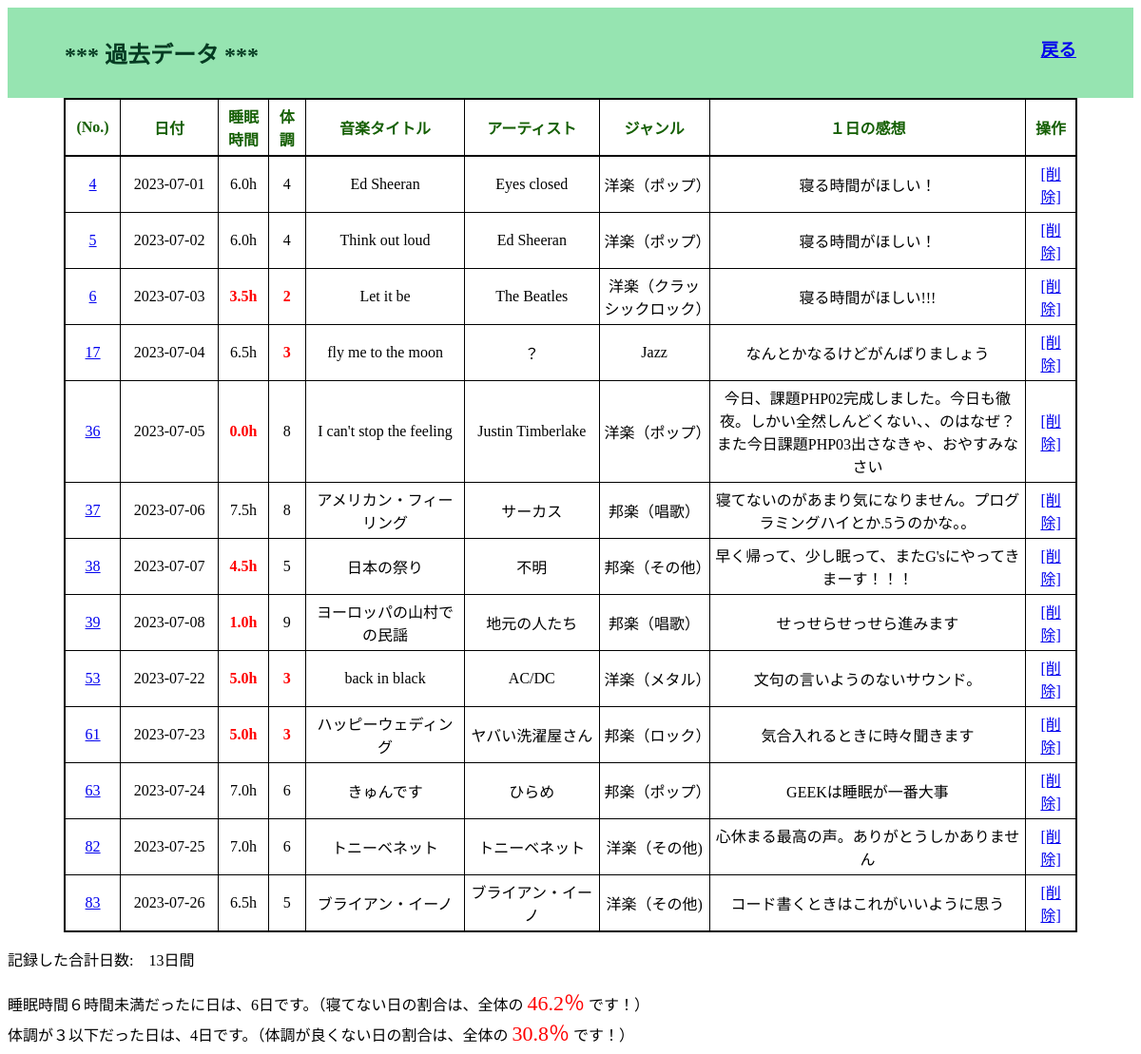
/php_kadai_05/select.php (signed in), run on the app's committed database.
### tables this page shows
CREATE TABLE IF NOT EXISTS `gs_bm_table` (
`id` int(11) NOT NULL,
  `date` date NOT NULL,
  `name` varchar(64) NOT NULL,
  `sleep_time` decimal(2,1) NOT NULL,
  `today_condition` int(12) NOT NULL,
  `music_title` varchar(128) NOT NULL,
  `artist` varchar(128) NOT NULL,
  `music_mood` varchar(128) NOT NULL,
  `content` text NOT NULL
);

### php_kadai_05/select.php (the view, shortened to what this page needs)
<!DOCTYPE html>
<html lang="ja">
<head>
  <link rel="stylesheet" href="style1.css">
</head>
<body>
<?php
$pdo = db_conn();
$stmt = $pdo->prepare('SELECT * FROM gs_bm_table');
$status = $stmt->execute();
if ($status == false) {
    sql_error($stmt);
} else {
    echo '<header><div class="header"><h2>*** 過去データ ***</h2><a href="menu.php"><h3>戻る</h3></a></header>';
    echo '<table style="width: 90%;" border="1">';
    echo '<tr>';
    echo '<th class="field" style="width: 20px;">(No.)</th>';
    echo '<th class="field" style="width: 70px;">日付</th>';
    echo '<th class="field" style="width: 30px;">睡眠時間</th>';
    echo '<th class="field" style="width: 20px;">体調</th>';
    echo '<th class="field" style="width: 120px;">音楽タイトル</th>';
    echo '<th class="field" style="width: 100px;">アーティスト</th>';
    echo '<th class="field" style="width: 80px;">ジャンル</th>';
    echo '<th class="field" style="width: 250px;">１日の感想</th>';
    echo '<th class="field" style="width: 30px;">操作</th>';
    echo '</tr>';
    $sleep_time_count = 0;
    $today_condition_count = 0;
    while ($r = $stmt->fetch(PDO::FETCH_ASSOC)) {
      echo '<tr>';
      if ($_SESSION['kanri_flg'] == 1) {
          echo '<td><a href="detail.php?id=' . $r['id'] . '">' . $r['id'] . '</a></td>';
      } else {
          echo '<td>' . $r['date'] . '</td>';
      }
      echo  '<td>' . $r['date'] . '</td>';
      if ($r['sleep_time'] < 6) {
        $sleep_time_count ++;
          echo '<td class="sleep-time">' . $r['sleep_time'] . 'h</td>';
      } else {
            echo '<td>' . $r['sleep_time'] . 'h</td>';
      }
      if ($r['today_condition'] <= 3) {
        $today_condition_count ++;
          echo '<td class="condition"><strong>' . $r['today_condition'] . '</strong></td>';
      } else {
          echo '<td>' . $r['today_condition'] . '</td>';
      }
      echo '<td>' . $r['music_title'] . '</td>';
      echo '<td>' . $r['artist'] . '</td>';
      echo '<td>' . $r['music_mood'] . '</td>';
      echo '<td>' . $r['content'] . '</td>';
      if ($_SESSION['kanri_flg'] == 1) {
          echo '<td><a href="delete.php?id=' . $r['id'] . '">[削除]</a></td>';
      }
      echo '</tr>';
  }
    echo '</table>';
}
$totalRows = $stmt->rowCount();
echo '<p>記録した合計日数:　' . $totalRows . '日間</p>';
$rate_bad_sleep_time =  ($sleep_time_count / $totalRows) * 100;
echo '睡眠時間６時間未満だったに日は、'. $sleep_time_count . '日です。';
echo '<span>（寝てない日の割合は、全体の </span>';
echo '<span class="result_s_time">' . number_format($rate_bad_sleep_time, 1) . '％</span>';
echo '<span> です！）</span><br>';
echo '体調が３以下だった日は、'.  $today_condition_count . '日です。';
$rate_condition_count =  ($today_condition_count / $totalRows) * 100;
echo '<span>（体調が良くない日の割合は、全体の </span>';
echo '<span class="result_s_time">' . number_format($rate_condition_count, 1) . '％</span>';
echo '<span> です！）</span><br>';
?>
</body>
</html>

### php_kadai_05/style1.css (style rules this page uses)
.header { display: flex; padding-top: 10px; height: 85px; color: rgb(5, 59, 34); background-color: rgb(150, 228, 177); }
h2 { padding-left: 60px; flex-grow: 1; }
h3 { text-align:right; flex-grow: 2; padding-right: 60px; }
.field { color: rgb(21, 95, 4); font-weight: bold; }

### php_kadai_05/select.php (style rules this page uses)
table { width: 90%; margin: 0 auto; border-collapse: collapse; border: 2px solid black; }
th, td { border: 1px solid black; padding: 5px; text-align: center; }
th.field { border-bottom: 2px solid black; }
td.sleep-time, td.condition { color: red; font-weight: bold; }
.result_s_time { font-size: 22px; color: red; }

### data on the page
gs_bm_table: id "4", date "2023-07-01", sleep_time "6.0", today_condition "4", music_title "Ed Sheeran", artist "Eyes closed", music_mood "洋楽（ポップ）", content "寝る時間がほしい！"
gs_bm_table: id "5", date "2023-07-02", sleep_time "6.0", today_condition "4", music_title "Think out loud", artist "Ed Sheeran", music_mood "洋楽（ポップ）", content "寝る時間がほしい！"
gs_bm_table: id "6", date "2023-07-03", sleep_time "3.5", today_condition "2", music_title "Let it be", artist "The Beatles", music_mood "洋楽（クラッシックロック）", content "寝る時間がほしい!!!"
gs_bm_table: id "17", date "2023-07-04", sleep_time "6.5", today_condition "3", music_title "fly me to the moon", artist "？", music_mood "Jazz", content "なんとかなるけどがんばりましょう"
gs_bm_table: id "36", date "2023-07-05", sleep_time "0.0", today_condition "8", music_title "I can't stop the feeling", artist "Justin Timberlake", music_mood "洋楽（ポップ）", content "今日、課題PHP02完成しました。今日も徹夜。しかい全然しんどくない、、のはなぜ？また今日課題PHP03出さなきゃ、おやすみなさい"
gs_bm_table: id "37", date "2023-07-06", sleep_time "7.5", today_condition "8", music_title "アメリカン・フィーリング", artist "サーカス", music_mood "邦楽（唱歌）", content "寝てないのがあまり気になりません。プログラミングハイとか.5うのかな。。"
gs_bm_table: id "38", date "2023-07-07", sleep_time "4.5", today_condition "5", music_title "日本の祭り", artist "不明", music_mood "邦楽（その他）", content "早く帰って、少し眠って、またG'sにやってきまーす！！！"
gs_bm_table: id "39", date "2023-07-08", sleep_time "1.0", today_condition "9", music_title "ヨーロッパの山村での民謡", artist "地元の人たち", music_mood "邦楽（唱歌）", content "せっせらせっせら進みます"
gs_bm_table: id "53", date "2023-07-22", sleep_time "5.0", today_condition "3", music_title "back in black", artist "AC/DC", music_mood "洋楽（メタル）", content "文句の言いようのないサウンド。"
gs_bm_table: id "61", date "2023-07-23", sleep_time "5.0", today_condition "3", music_title "ハッピーウェディング", artist "ヤバい洗濯屋さん", music_mood "邦楽（ロック）", content "気合入れるときに時々聞きます"
gs_bm_table: id "63", date "2023-07-24", sleep_time "7.0", today_condition "6", music_title "きゅんです", artist "ひらめ", music_mood "邦楽（ポップ）", content "GEEKは睡眠が一番大事"
gs_bm_table: id "82", date "2023-07-25", sleep_time "7.0", today_condition "6", music_title "トニーベネット", artist "トニーベネット", music_mood "洋楽（その他)", content "心休まる最高の声。ありがとうしかありません"
gs_bm_table: id "83", date "2023-07-26", sleep_time "6.5", today_condition "5", music_title "ブライアン・イーノ", artist "ブライアン・イーノ", music_mood "洋楽（その他)", content "コード書くときはこれがいいように思う"

### other printed values
$totalRows "13"
$sleep_time_count "6"
$rate_bad_sleep_time "46.2"
$today_condition_count "4"
$rate_condition_count "30.8"
